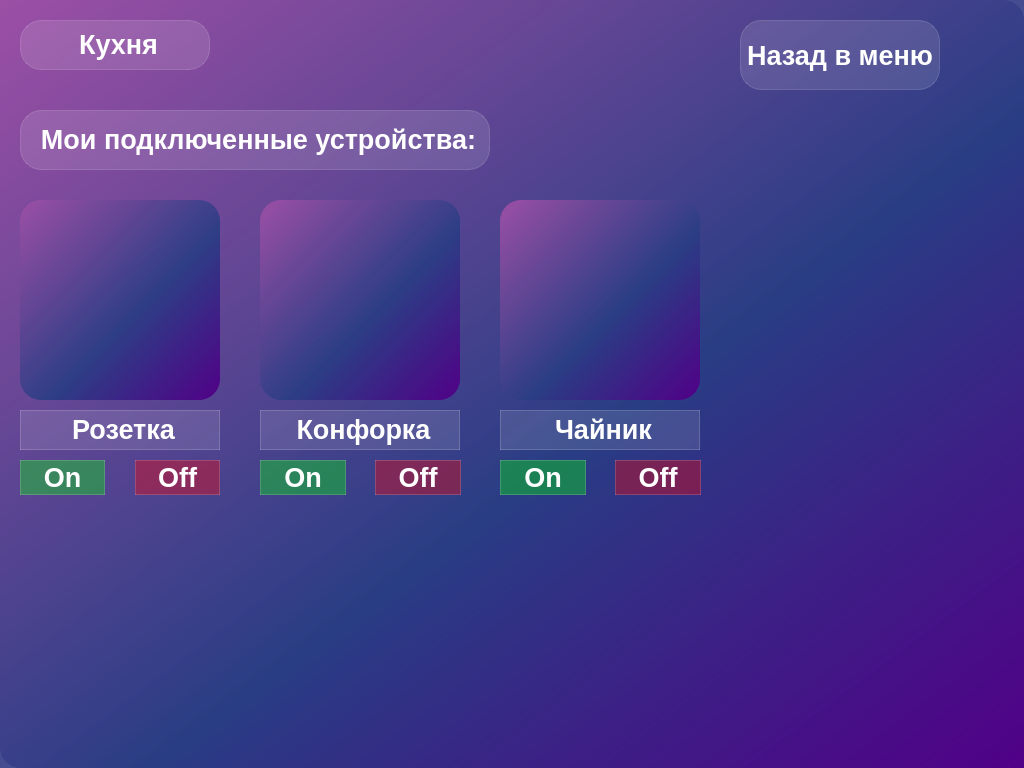
<?xml version="1.0" encoding="UTF-8"?>
<ui version="4.0">
 <class>Window_Kitchen</class>
 <widget class="QMainWindow" name="Window_Kitchen">
  <property name="geometry">
   <rect>
    <x>0</x>
    <y>0</y>
    <width>1024</width>
    <height>768</height>
   </rect>
  </property>
  <property name="windowTitle">
   <string>MainWindow</string>
  </property>
  <property name="styleSheet">
   <string notr="true">background-color: qlineargradient(spread:pad, x1:1, y1:1, x2:0, y2:0, stop:0 rgba(81, 0, 135,255), stop:0.427447 rgba(41, 61, 132,235), stop:1 rgba(155,79,165,255));
border-style: solid;
border-radius:21px;</string>
  </property>
  <widget class="QWidget" name="centralwidget">
   <widget class="QLabel" name="label_smart_home">
    <property name="geometry">
     <rect>
      <x>20</x>
      <y>20</y>
      <width>190</width>
      <height>50</height>
     </rect>
    </property>
    <property name="styleSheet">
     <string notr="true">background-color: rgba(255,255,255,30);
border: 1px solid rgba(255,255,255,40);
border-raduis: 7px;
color: white;
font-weight: bold;
font-size:20pt;
</string>
    </property>
    <property name="text">
     <string>&lt;html&gt;&lt;head/&gt;&lt;body&gt;&lt;p align=&quot;center&quot;&gt;Кухня&lt;/p&gt;&lt;/body&gt;&lt;/html&gt;</string>
    </property>
   </widget>
   <widget class="QPushButton" name="pushButton_back_to_menu">
    <property name="geometry">
     <rect>
      <x>740</x>
      <y>20</y>
      <width>200</width>
      <height>70</height>
     </rect>
    </property>
    <property name="styleSheet">
     <string notr="true">QPushButton {
background-color: rgba(255,255,255,30);
border: 1px solid rgba(255,255,255,40);
border-raduis: 7px;
color: white;
font-weight: bold;
font-size:20pt;
}
QPushButton:hover {
background-color: rgba(0, 255, 120, 0.4);
}
QPushButton:pressed {
background-color: rgba(255,255,255,70);
}
</string>
    </property>
    <property name="text">
     <string>Назад в меню</string>
    </property>
   </widget>
   <widget class="QLabel" name="label_connected_device">
    <property name="geometry">
     <rect>
      <x>20</x>
      <y>110</y>
      <width>470</width>
      <height>60</height>
     </rect>
    </property>
    <property name="styleSheet">
     <string notr="true">background-color: rgba(255,255,255,30);
border: 1px solid rgba(255,255,255,40);
border-raduis: 7px;
color: white;
font-weight: bold;
font-size:20pt;
</string>
    </property>
    <property name="text">
     <string>&lt;html&gt;&lt;head/&gt;&lt;body&gt;&lt;p align=&quot;center&quot;&gt;Мои подключенные устройства:&lt;/p&gt;&lt;/body&gt;&lt;/html&gt;</string>
    </property>
   </widget>
   <widget class="QPushButton" name="pushButton_off">
    <property name="geometry">
     <rect>
      <x>135</x>
      <y>460</y>
      <width>85</width>
      <height>35</height>
     </rect>
    </property>
    <property name="styleSheet">
     <string notr="true">QPushButton {
background-color: rgba(255,0,0,90);
border: 1px solid rgba(255,255,255,40);
border-raduis: 7px;
color: white;
font-weight: bold;
font-size:20pt;
}
QPushButton:hover {
background-color: rgba(255,255,255,40);
}
QPushButton:pressed {
background-color: rgba(255,0,0,90);
}
</string>
    </property>
    <property name="text">
     <string>Off</string>
    </property>
   </widget>
   <widget class="QPushButton" name="pushButton_on">
    <property name="geometry">
     <rect>
      <x>20</x>
      <y>460</y>
      <width>85</width>
      <height>35</height>
     </rect>
    </property>
    <property name="styleSheet">
     <string notr="true">QPushButton {
background-color: rgba(0,255,0,90);
border: 1px solid rgba(255,255,255,40);
border-raduis: 7px;
color: white;
font-weight: bold;
font-size:20pt;
}
QPushButton:hover {
background-color: rgba(255,255,255,40);
}
QPushButton:pressed {
background-color: rgba(0,255,0,90);
}
</string>
    </property>
    <property name="text">
     <string>On</string>
    </property>
   </widget>
   <widget class="QPushButton" name="pushButton_off_2">
    <property name="geometry">
     <rect>
      <x>375</x>
      <y>460</y>
      <width>86</width>
      <height>35</height>
     </rect>
    </property>
    <property name="styleSheet">
     <string notr="true">QPushButton {
background-color: rgba(255,0,0,90);
border: 1px solid rgba(255,255,255,40);
border-raduis: 7px;
color: white;
font-weight: bold;
font-size:20pt;
}
QPushButton:hover {
background-color: rgba(255,255,255,40);
}
QPushButton:pressed {
background-color: rgba(255,0,0,90);
}
</string>
    </property>
    <property name="text">
     <string>Off</string>
    </property>
   </widget>
   <widget class="QPushButton" name="pushButton_on_2">
    <property name="geometry">
     <rect>
      <x>260</x>
      <y>460</y>
      <width>86</width>
      <height>35</height>
     </rect>
    </property>
    <property name="styleSheet">
     <string notr="true">QPushButton {
background-color: rgba(0,255,0,90);
border: 1px solid rgba(255,255,255,40);
border-raduis: 7px;
color: white;
font-weight: bold;
font-size:20pt;
}
QPushButton:hover {
background-color: rgba(255,255,255,40);
}
QPushButton:pressed {
background-color: rgba(0,255,0,90);
}
</string>
    </property>
    <property name="text">
     <string>On</string>
    </property>
   </widget>
   <widget class="QPushButton" name="pushButton_off_4">
    <property name="geometry">
     <rect>
      <x>615</x>
      <y>460</y>
      <width>86</width>
      <height>35</height>
     </rect>
    </property>
    <property name="styleSheet">
     <string notr="true">QPushButton {
background-color: rgba(255,0,0,90);
border: 1px solid rgba(255,255,255,40);
border-raduis: 7px;
color: white;
font-weight: bold;
font-size:20pt;
}
QPushButton:hover {
background-color: rgba(255,255,255,40);
}
QPushButton:pressed {
background-color: rgba(255,0,0,90);
}
</string>
    </property>
    <property name="text">
     <string>Off</string>
    </property>
   </widget>
   <widget class="QPushButton" name="pushButton_on_4">
    <property name="geometry">
     <rect>
      <x>500</x>
      <y>460</y>
      <width>86</width>
      <height>35</height>
     </rect>
    </property>
    <property name="styleSheet">
     <string notr="true">QPushButton {
background-color: rgba(0,255,0,90);
border: 1px solid rgba(255,255,255,40);
border-raduis: 7px;
color: white;
font-weight: bold;
font-size:20pt;
}
QPushButton:hover {
background-color: rgba(255,255,255,40);
}
QPushButton:pressed {
background-color: rgba(0,255,0,90);
}
</string>
    </property>
    <property name="text">
     <string>On</string>
    </property>
   </widget>
   <widget class="QLabel" name="label_power_socket">
    <property name="geometry">
     <rect>
      <x>20</x>
      <y>200</y>
      <width>200</width>
      <height>200</height>
     </rect>
    </property>
    <property name="text">
     <string/>
    </property>
    <property name="pixmap">
     <pixmap>icon/light.jpg</pixmap>
    </property>
    <property name="scaledContents">
     <bool>true</bool>
    </property>
   </widget>
   <widget class="QLabel" name="label_the_burner">
    <property name="geometry">
     <rect>
      <x>260</x>
      <y>200</y>
      <width>200</width>
      <height>200</height>
     </rect>
    </property>
    <property name="text">
     <string/>
    </property>
    <property name="pixmap">
     <pixmap>icon/konforka.jpeg</pixmap>
    </property>
    <property name="scaledContents">
     <bool>true</bool>
    </property>
    <property name="wordWrap">
     <bool>false</bool>
    </property>
   </widget>
   <widget class="QLabel" name="label_teapot">
    <property name="geometry">
     <rect>
      <x>500</x>
      <y>200</y>
      <width>200</width>
      <height>200</height>
     </rect>
    </property>
    <property name="text">
     <string/>
    </property>
    <property name="pixmap">
     <pixmap>icon/teapot.jpg</pixmap>
    </property>
    <property name="scaledContents">
     <bool>true</bool>
    </property>
   </widget>
   <widget class="QLabel" name="label_name_power_socket">
    <property name="geometry">
     <rect>
      <x>20</x>
      <y>410</y>
      <width>200</width>
      <height>40</height>
     </rect>
    </property>
    <property name="styleSheet">
     <string notr="true">background-color: rgba(255,255,255,30);
border: 1px solid rgba(255,255,255,40);
border-raduis: 7px;
color: white;
font-weight: bold;
font-size:20pt;
</string>
    </property>
    <property name="text">
     <string>&lt;html&gt;&lt;head/&gt;&lt;body&gt;&lt;p align=&quot;center&quot;&gt;Розетка&lt;/p&gt;&lt;/body&gt;&lt;/html&gt;</string>
    </property>
   </widget>
   <widget class="QLabel" name="label_name_the_burner">
    <property name="geometry">
     <rect>
      <x>260</x>
      <y>410</y>
      <width>200</width>
      <height>40</height>
     </rect>
    </property>
    <property name="styleSheet">
     <string notr="true">background-color: rgba(255,255,255,30);
border: 1px solid rgba(255,255,255,40);
border-raduis: 7px;
color: white;
font-weight: bold;
font-size:20pt;
</string>
    </property>
    <property name="text">
     <string>&lt;html&gt;&lt;head/&gt;&lt;body&gt;&lt;p align=&quot;center&quot;&gt;Конфорка&lt;/p&gt;&lt;/body&gt;&lt;/html&gt;</string>
    </property>
   </widget>
   <widget class="QLabel" name="label_name_teapot">
    <property name="geometry">
     <rect>
      <x>500</x>
      <y>410</y>
      <width>200</width>
      <height>40</height>
     </rect>
    </property>
    <property name="styleSheet">
     <string notr="true">background-color: rgba(255,255,255,30);
border: 1px solid rgba(255,255,255,40);
border-raduis: 7px;
color: white;
font-weight: bold;
font-size:20pt;
</string>
    </property>
    <property name="text">
     <string>&lt;html&gt;&lt;head/&gt;&lt;body&gt;&lt;p align=&quot;center&quot;&gt;Чайник&lt;/p&gt;&lt;/body&gt;&lt;/html&gt;</string>
    </property>
   </widget>
  </widget>
 </widget>
 <resources/>
 <connections/>
</ui>
